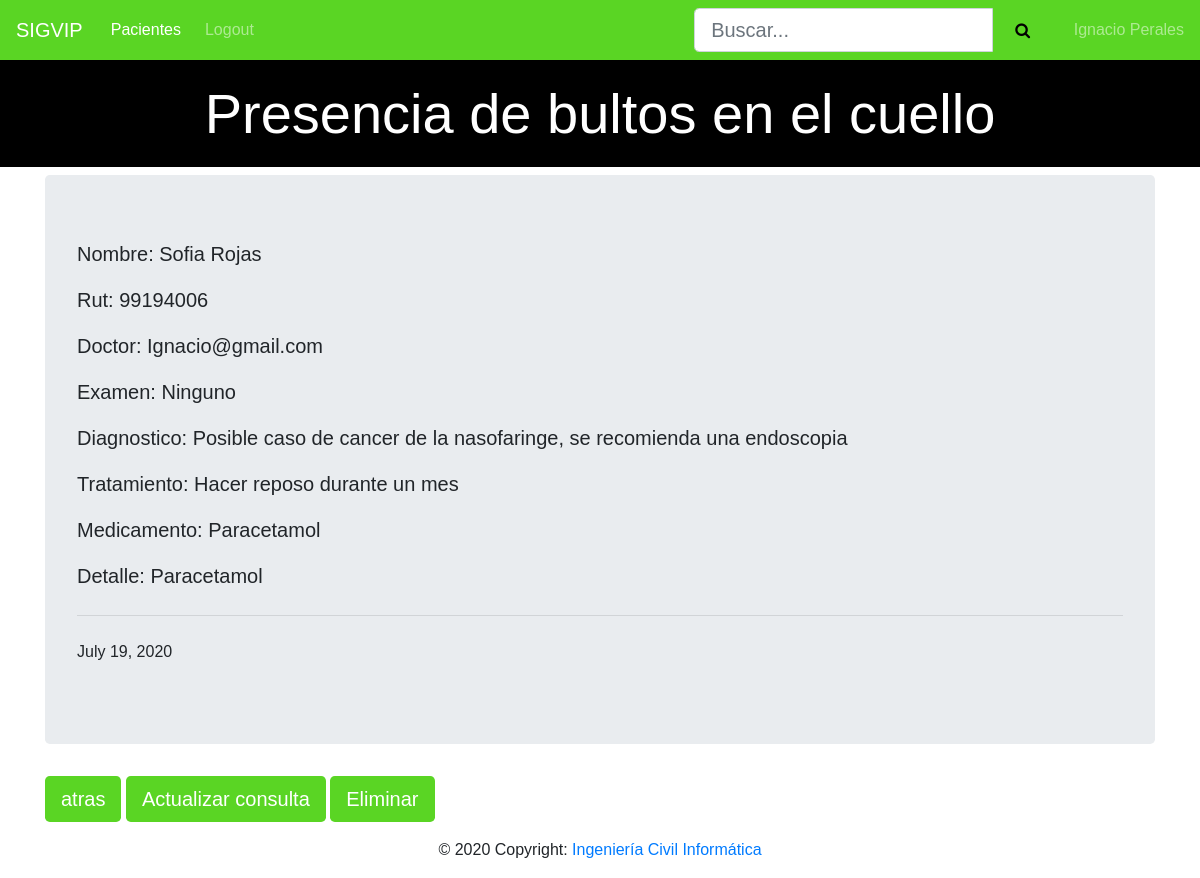
/ficha/2/detalle/3/ (signed in), run on the app's committed database.
### ficha/models.py (models this page shows, shortened)
class ConsultaMedica(models.Model):
    tema = models.CharField(max_length=100)
    rut = models.ForeignKey(Paciente,default=None,on_delete=models.CASCADE)
    doctor = models.ForeignKey(User,default=None,on_delete=models.CASCADE)
    tratamiento = models.ForeignKey(Tratamiento,default=None,on_delete=models.CASCADE)
    diagnostico = models.CharField(max_length=200)
    fecha = models.DateField(default=date.today)
    fichas = models.Manager()

class Tratamiento(models.Model):
    receta = models.ForeignKey(Receta,default=None,on_delete=models.CASCADE)
    examen = models.ForeignKey(Examen,default=None,on_delete=models.CASCADE)
    descripcion = models.CharField(max_length=500)
    def __str__(self):
        return "{}".format(self.descripcion)

class Examen(models.Model):
    tipoexamen = models.ForeignKey(TipoExamen,default=None,on_delete=models.CASCADE)
    imagen = models.CharField(max_length=45)
    informacionmedica = models.CharField(max_length=500)
    fecha = models.DateField(default=date.today)
    def __str__(self):
        return "{}".format(self.tipoexamen)

class TipoExamen(models.Model):
    texamen = models.CharField(max_length=45,unique=True)
    def __str__(self):
        return "{}".format(self.texamen)

class Receta(models.Model):
    medicamento = models.CharField(max_length=60,unique=True)
    descripcion = models.CharField(max_length=500)

### pacientes/models.py (models this page shows)
class Paciente(models.Model):
    rut = models.CharField(max_length=9, unique=True)
    nombre = models.CharField(max_length=45)
    apellido = models.CharField(max_length=45)
    edad = models.IntegerField()
    email = models.EmailField(max_length=60)
    telefono = models.IntegerField()
    direccion = models.CharField(max_length=200)
    pacientes = models.Manager()
    def __str__(self):
        return "{}".format(self.rut)

### ficha/views.py (the view)
# urls.py: re_path(r'^(?P<fk>\d+)/detalle/(?P<codigo>\d+)/?$',views.DetalleConsultaView.as_view(),name='detalle'),
class DetalleConsultaView(LoginRequiredMixin,TemplateView):
    def get(self,request,**kwargs):
        codigo=kwargs["codigo"]
        return render(request,'consulta_detalle.html',{'detalle':ConsultaMedica.fichas.get(id=codigo)})

### ficha/templates/consulta_detalle.html
{% extends "base.html" %}
{% block pagina %}
    <h1 class="display-4">{{detalle.tema}}</h1>
{% endblock%}
{% block content %}
<div class="jumbotron">
    <p class="lead">Nombre: {{detalle.rut.nombre}} {{detalle.rut.apellido}}</p>
    <p class="lead">Rut: {{detalle.rut}}</p>
    <p class="lead">Doctor: {{detalle.doctor}}</p>
    <p class="lead">Examen: {{detalle.tratamiento.examen}}</p>
    <p class="lead">Diagnostico: {{detalle.diagnostico}}</p>
    <p class="lead">Tratamiento: {{detalle.tratamiento}}</p>
    <p class="lead">Medicamento: {{detalle.tratamiento.receta.medicamento}}</p>
    <p class="lead">Detalle: {{detalle.tratamiento.receta.medicamento}}</p>
    <hr class="my-4">
    <p>{{detalle.fecha}}</p>
</div>
<a class="btn btn-primary btn-lg" href="/ficha/{{detalle.rut_id}}" role="button">atras</a>
<a class="btn btn-primary btn-lg" href="update/" role="button">Actualizar consulta</a>
<a class="btn btn-primary btn-lg" href="delete/" role="button">Eliminar</a>
{% include "footer.html" %}
{% endblock %}

### pacientes/templates/navbar.html (shortened to what this page needs)
<nav class="navbar navbar-expand-lg navbar-dark">
    <a class="navbar-brand" href="{% url 'index' %}">SIGVIP</a>
    <div class="collapse navbar-collapse" id="navbarNav">
      <ul class="navbar-nav mr-auto">
        {% if user.is_authenticated %}
            <li class="nav-item active">
                <a class="nav-link" href="/pacientes">Pacientes<span class="sr-only">(current)</span></a>
            </li>
            <li class="nav-item">
                <a class="nav-link" href="{% url 'logout' %}">Logout</a>
            </li>
        </ul>
        <div class="search" style="width: fit-content;margin-left: 35%">
            <form method="GET">
                <div id="custom-search-input">
                    <div class="input-group">
                        <input type="text" class="form-control btn-lg" placeholder="Buscar..." name="buscar"
                            value="{{request.GET.buscar}}">
                        <span class="input-group-list">
                            <button style="background-color: #5ad524;border: none;height: 44px;" type="submit"><i class="fa fa-search btn-lg"></i></button>
                        </span>
                    </div>
                </div>
            </form>
        </div>
        <span class="navbar-text" style="width: fit-content;margin-left: 2%">
            {{user.first_name}} {{user.last_name}}
        </span>
        {% else %}
            <li class="nav-item">
                <a class="nav-link" href="{% url 'login' %}">Login</a>
            </li>
        {% endif %}
    </div>
</nav>

### pacientes/static/css/cursos.css (style rules this page uses)
body { margin: 0; padding: 0; font-family: sans-serif; }
.navbar { background-color: #5ad524; }
.navbar .navbar-brand { color: white; }
h1 { text-align: center; background-color: black; padding: 20px; color: white; }
.navbar .nav-link { color: white; border-radius: .25rem; margin: 0 0.25em; }
.btn-primary { background-color: #5ad524; border: none; }

### data on the page
ConsultaMedica: tema "Presencia de bultos en el cuello", rut.nombre "Sofia", rut.apellido "Rojas", rut "99194006", doctor "Ignacio@gmail.com", tratamiento.examen "Ninguno", diagnostico "Posible caso de cancer de la nasofaringe, se recomienda una endoscopia", tratamiento "Hacer reposo durante un mes", tratamiento.receta.medicamento "Paracetamol", fecha "July 19, 2020"

### other printed values
{{ user.first_name }} "Ignacio"
{{ user.last_name }} "Perales"
